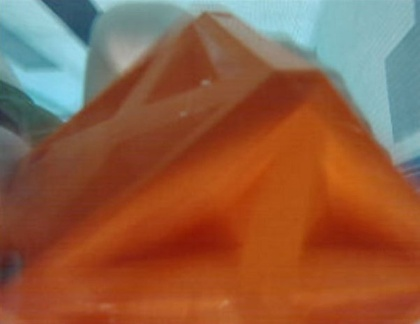
%> input picture MATLAB/ClusteringPCA Tests/24Capture.JPG, 420 x 324 px, shrunk from 602 x 464 before the run
$ octave Kmeans_001.m   (GNU Octave 9; MATLAB toolbox functions it lacks are replaced by stand-ins)
%> lines starting %> are read from the running program, lines starting %| are printed output that depends on the picture
clear
close all;
clc;

%%%%%%%%%%%%%% Final Project - Part 2 %%%%%%%%%%%%%%%%%%%

%Variables
A = imread('24Capture.jpg');
%> A is the input picture: size 324x420x3 uint8; mean R, G, B 144.2, 94.5, 67.6
B = rgb2gray(A);
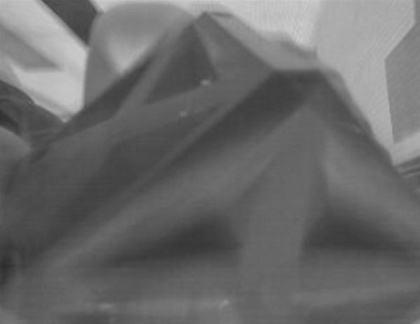
%> B: size 324x420 uint8; min 44, max 208, mean 106.3
[length, width, depth] = size(A);
%> length = 324; width = 420; depth = 3

%Image Plotting
figure(1);
imshow(A);

figure(2);
imshow(B);

%Variable Editing - Column Features
r_temp = double(A(:,:,1));
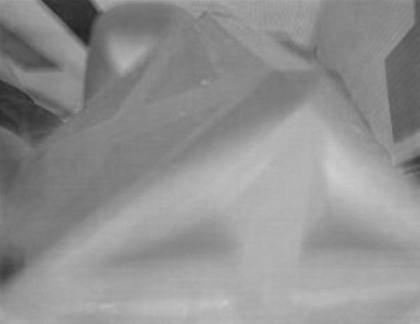
%> r_temp: size 324x420 double; min 33, max 205, mean 144.2
g_temp = double(A(:,:,2));
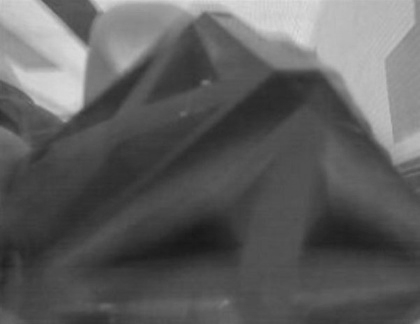
%> g_temp: size 324x420 double; min 23, max 222, mean 94.5
b_temp = double(A(:,:,3));
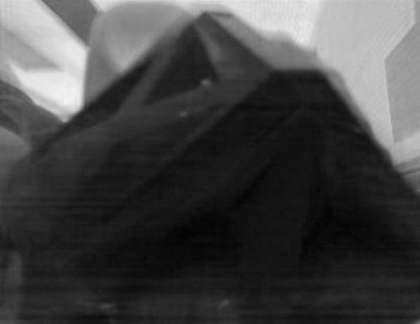
%> b_temp: size 324x420 double; min 2, max 242, mean 67.6
[r] = double(r_temp(:));
[g] = double(g_temp(:));
[b] = double(b_temp(:));
[imrow] = double(B(:));

xy = zeros(length*width, 2);
y = 1:length;
%> y = 324 values from 1 to 324
x = 1:width;
%> x = 420 values from 1 to 420
a = 1;
for i=1:width
    for j=length:-1:1
        xy(a,1:2)=[x(i),y(j)];
        a = a+1;
    end
end
%> after the loop, a = 136081

Am = [xy, r, g, b];
Bm = [xy, imrow];

%k-means Algorithm for B
for i = 3:5
%> this loop made 3 passes; what is shown inside it comes from the first
    [idx,C,sumd] = kmeans(Bm(:,3),i);
%> C = [87.18; 175.6; 123]; sumd = [14079542.8; 3154219.3; 3831958.1]

    figure(i);
    hold on;
    plot(Bm(idx==1,1),Bm(idx==1,2),'r.','MarkerSize',12);
    plot(Bm(idx==2,1),Bm(idx==2,2),'b.','MarkerSize',12);
    plot(Bm(idx==3,1),Bm(idx==3,2),'k.','MarkerSize',12);
    if(i==3)
        legend('Cluster 1', 'Cluster 2', 'Cluster 3', 'Location', 'NW');
    elseif(i==4)
        plot(Bm(idx==4,1),Bm(idx==4,2),'g.','MarkerSize',12);
        legend('Cluster 1', 'Cluster 2', 'Cluster 3', 'Cluster 4', 'Location', 'NW');
    else
        plot(Bm(idx==4,1),Bm(idx==4,2),'g.','MarkerSize',12);
        plot(Bm(idx==5,1),Bm(idx==5,2),'c.','MarkerSize',12);
        legend('Cluster 1', 'Cluster 2', 'Cluster 3', 'Cluster 4', 'Cluster 5', 'Location', 'NW');
    end
    title('Cluster Assignments');
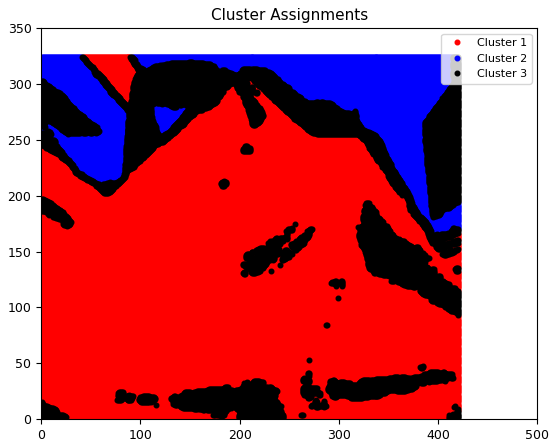
%> figure redrawn from the program's plot data
    hold off;
end

%k-means Algorithm for A
for i = 4:5
%> this loop made 2 passes; what is shown inside it comes from the first
    [idx,C,sumd] = kmeans(Am(:,3),i);
%> C = [84.59; 172.7; 126.1; 147.1]; sumd = [4081838; 2804361.8; 2446476; 1755916.8]

    figure(2+i);
    hold on;
    plot(Am(idx==1,1),Am(idx==1,2),'r.','MarkerSize',12);
    plot(Am(idx==2,1),Am(idx==2,2),'b.','MarkerSize',12);
    plot(Am(idx==3,1),Am(idx==3,2),'k.','MarkerSize',12);
    plot(Am(idx==4,1),Am(idx==4,2),'g.','MarkerSize',12);
    if(i==4)
        legend('Cluster 1', 'Cluster 2', 'Cluster 3', 'Cluster 4', 'Location', 'NW');
    else
        plot(Am(idx==5,1),Am(idx==5,2),'c.','MarkerSize',12);
        legend('Cluster 1', 'Cluster 2', 'Cluster 3', 'Cluster 4', 'Cluster 5', 'Location', 'NW');
    end
    title('Cluster Assignments');
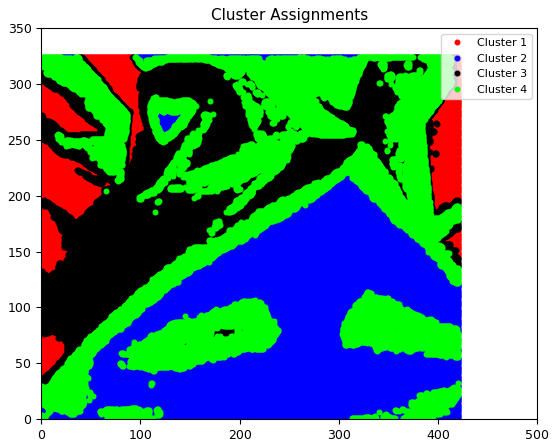
%> figure redrawn from the program's plot data
    hold off;
end

$ run again, with MATLAB/ClusteringPCA Tests/15Capture.JPG copied over MATLAB/ClusteringPCA Tests/24Capture.JPG
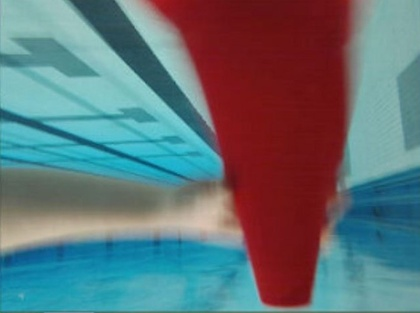
%> input picture MATLAB/ClusteringPCA Tests/15Capture.JPG, 420 x 313 px, shrunk from 623 x 464 before the run
%> A is the input picture: size 313x420x3 uint8; mean R, G, B 97.7, 113.8, 119.2
%> `b_temp = double(A(:,:,3));`:
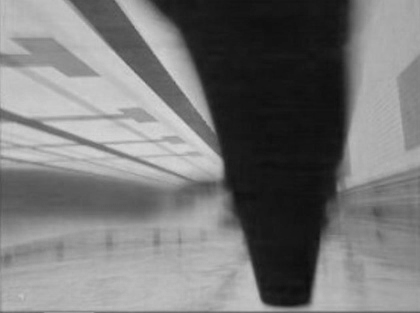
%> b_temp: size 313x420 double; min 13, max 220, mean 119.2
%> `[idx,C,sumd] = kmeans(Bm(:,3),i);`: C = [54.98; 113.7; 161.3]; sumd = [6445964.3; 8548480.7; 8133501.2]
%> `[idx,C,sumd] = kmeans(Am(:,3),i);`: C = [161.9; 33.27; 85.59; 119.6]; sumd = [4776474; 5436379.4; 3723514.1; 6051202]
%> `title('Cluster Assignments');`:
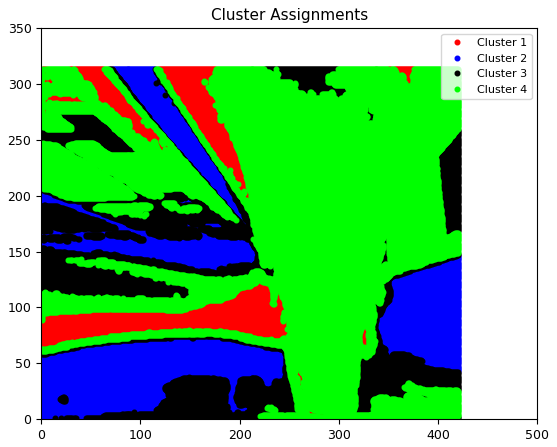
%> figure redrawn from the program's plot data

$ run again, with MATLAB/ClusteringPCA Tests/18Capture.JPG copied over MATLAB/ClusteringPCA Tests/24Capture.JPG
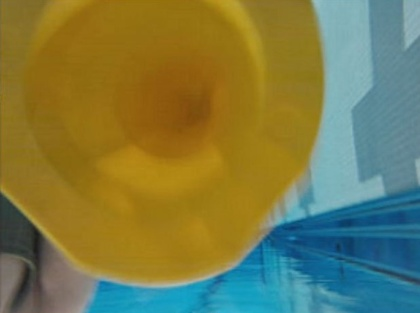
%> input picture MATLAB/ClusteringPCA Tests/18Capture.JPG, 420 x 313 px, shrunk from 619 x 462 before the run
%> A is the input picture: size 313x420x3 uint8; mean R, G, B 121.4, 122.8, 74.1
%> `[idx,C,sumd] = kmeans(Bm(:,3),i);`: C = [78.09; 117.7; 157.2]; sumd = [3760603.4; 7516549.4; 1500392.6]
%> `title('Cluster Assignments');`:
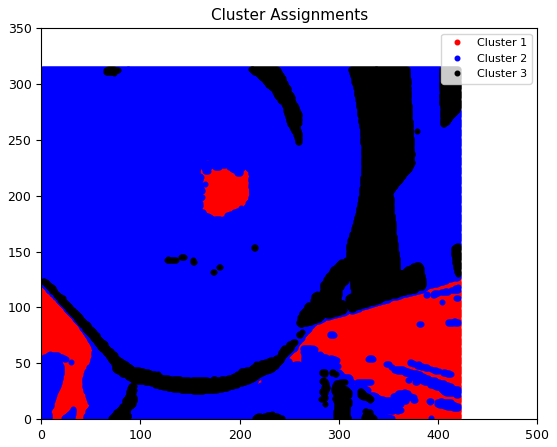
%> figure redrawn from the program's plot data
%> `[idx,C,sumd] = kmeans(Am(:,3),i);`: C = [157.9; 28.19; 91.59; 137.9]; sumd = [3224999.2; 3792616; 1897953.8; 2398469.9]
%> `title('Cluster Assignments');`:
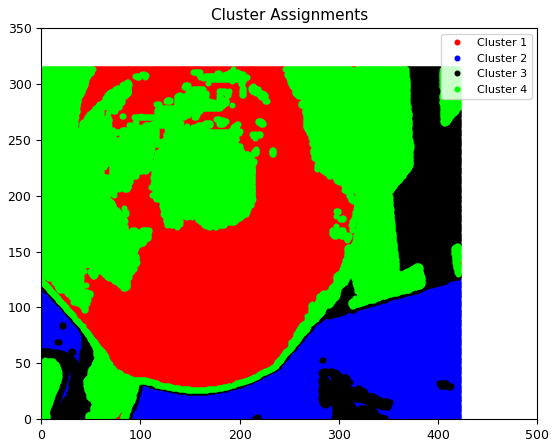
%> figure redrawn from the program's plot data
